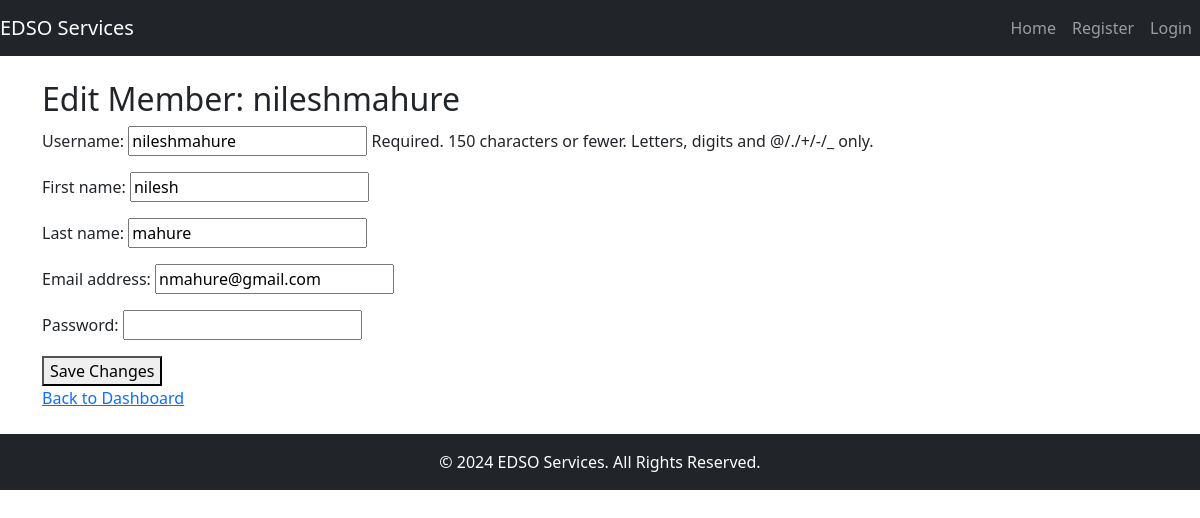
Page /edit_member/1/ on the committed database.
### edso_app/models.py (models this page shows)
class CustomUser(AbstractUser):
    is_member = models.BooleanField(default=False)
    is_admin = models.BooleanField(default=False)
    phone_number = models.CharField(max_length=15, blank=True, null=True)
    groups = models.ManyToManyField(
        'auth.Group',
        related_name='customuser_set',  # Custom reverse accessor for groups
        blank=True,
        help_text='The groups this user belongs to.',
        related_query_name='customuser'
    )
    user_permissions = models.ManyToManyField(
        'auth.Permission',
        related_name='customuser_set',  # Custom reverse accessor for user_permissions
        blank=True,
        help_text='Specific permissions for this user.',
        related_query_name='customuser'
    )

### edso_app/views.py (the view)
# urls.py: path('edit_member/<int:member_id>/', views.edit_member, name='edit_member'),
def edit_member(request, member_id):
    print("member_id", member_id)
    member = get_object_or_404(CustomUser, id=member_id)  # Retrieve member by ID
    print(member)
    if request.method == 'POST':
        form = MemberForm(request.POST, instance=member)  # Bind the form to the existing member
        if form.is_valid():
            form.save()  # Save the updated member details
            messages.success(request, 'Member updated successfully!')
            return redirect('admin_dashboard')  # Redirect to the dashboard after saving
    else:
        form = MemberForm(instance=member)  # Pre-populate the form with existing member data
    return render(request, 'edso_app/edit_member.html', {'form': form, 'member': member})

### edso_app/forms.py
class MemberForm(forms.ModelForm):
    password = forms.CharField(widget=forms.PasswordInput(), validators=[password_validation.validate_password])
    class Meta:
        model = CustomUser  # Use CustomUser model instead of User
        fields = ['username', 'first_name', 'last_name', 'email', 'password']

### edso_app/templates/edso_app/edit_member.html (shortened to what this page needs)
{% extends 'edso_app/base.html' %}
{% block content %}
  <h2>Edit Member: {{ member.username }}</h2>
  <form method="POST">
    {{ form.as_p }}
    <button type="submit">Save Changes</button>
  </form>
  <a href="{% url 'admin_dashboard' %}">Back to Dashboard</a>
{% endblock %}

### rows in the picture
CustomUser: username "nileshmahure", first_name "nilesh", last_name "mahure", email "nmahure@gmail.com"
